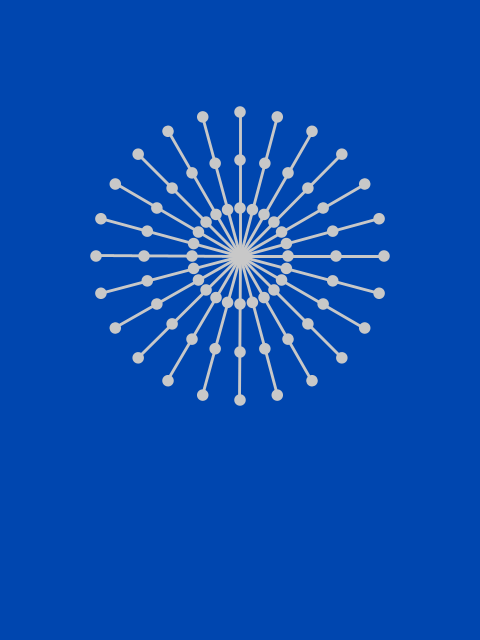
Frame 1 (no input)
Frame 2 (the mouse pressed at the canvas centre, redrawn once): identical to frame 1, image omitted

The Processing sketch that drew this single still picture (run headless with seeded random() and noise(); the mouse was pressed at the canvas centre and the sketch redrawn once):

// Processing sketch: avatar
// ── avatar.pde
// Manuale di Programmazione Cinematografica
// Daniele Olmisani, 2019

// Avatar (2009)


final color PAPER = color(0, 70, 175);
final color INK = color(200);

final int COUNT = 24;
final int TICKNESS = 3;
final float WEIGHT = TICKNESS / 125.0;


void setup() {
  size(480, 640);
  noLoop();
}


void draw() {
  
  final float S =  min(width, height);
  final float U = 0.002;
  
  translate(0.5*width, 0.4*height);
  scale(S);
  
  background(PAPER);
  
  for (int i=0; i<COUNT; i++) {
    
    stroke(INK);
    strokeWeight(TICKNESS*U);
    line(0.0, 0.0, 0.3, 0.0);
    
    noStroke();
    fill(INK);
    ellipse(0.1, 0.0, WEIGHT, WEIGHT);
    ellipse(0.2, 0.0, WEIGHT, WEIGHT);
    ellipse(0.3, 0.0, WEIGHT, WEIGHT);
    
    rotate(TWO_PI / COUNT);
  }
  
  save("avatar.png");
}
